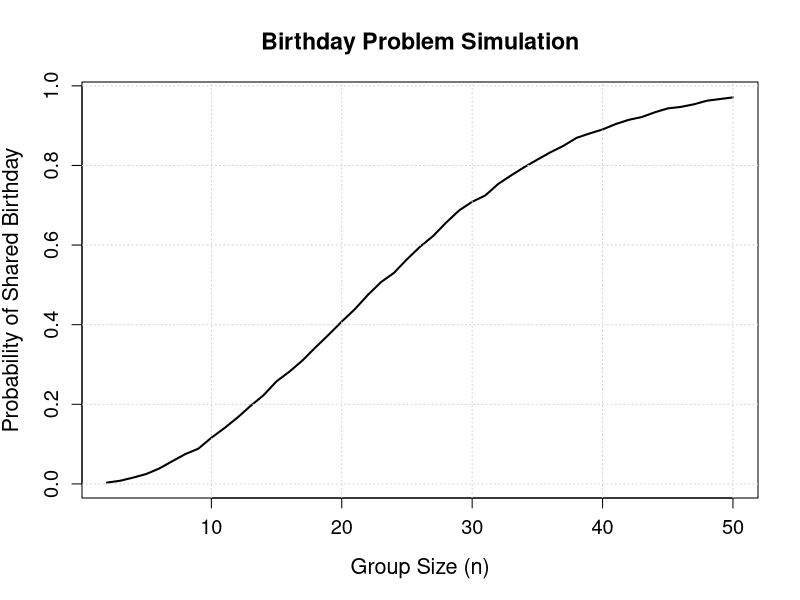

R code for this plot:
## ---- chunk 1
library(tidyverse)
library(dplyr)
library(ggplot2)
library(broom)

knitr::opts_chunk$set(
  fig.width = 6,
  fig.asp = .6,
  out.width = "90%"
)
## ---- chunk 2
# Function to test whether a group has at least one shared birthday

birthday_dup <- function(n) {
birthdays <- sample(1:365, n, replace = TRUE)
any(duplicated(birthdays))
}

## ---- chunk 3
set.seed(123)  # ensures reproducibility

group_sizes <- 2:50
num_runs <- 10000

prob_shared <- numeric(length(group_sizes))

for (i in seq_along(group_sizes)) {
n <- group_sizes[i]
results <- replicate(num_runs, birthday_dup(n))
prob_shared[i] <- mean(results)
}

prob_shared

## ---- chunk 4
plot(group_sizes, prob_shared, type = "l", lwd = 2,
xlab = "Group Size (n)",
ylab = "Probability of Shared Birthday",
main = "Birthday Problem Simulation",
cex.lab = 1.3, cex.axis = 1.2, cex.main = 1.4)

grid()

## ---- chunk 5
simulate_test <- function(mu, sigma = 5, n = 30) {
x <- rnorm(n, mean = mu, sd = sigma)
result <- tidy(t.test(x, mu = 0))

tibble(
estimate = result$estimate,
pvalue = result$p.value
)
}
